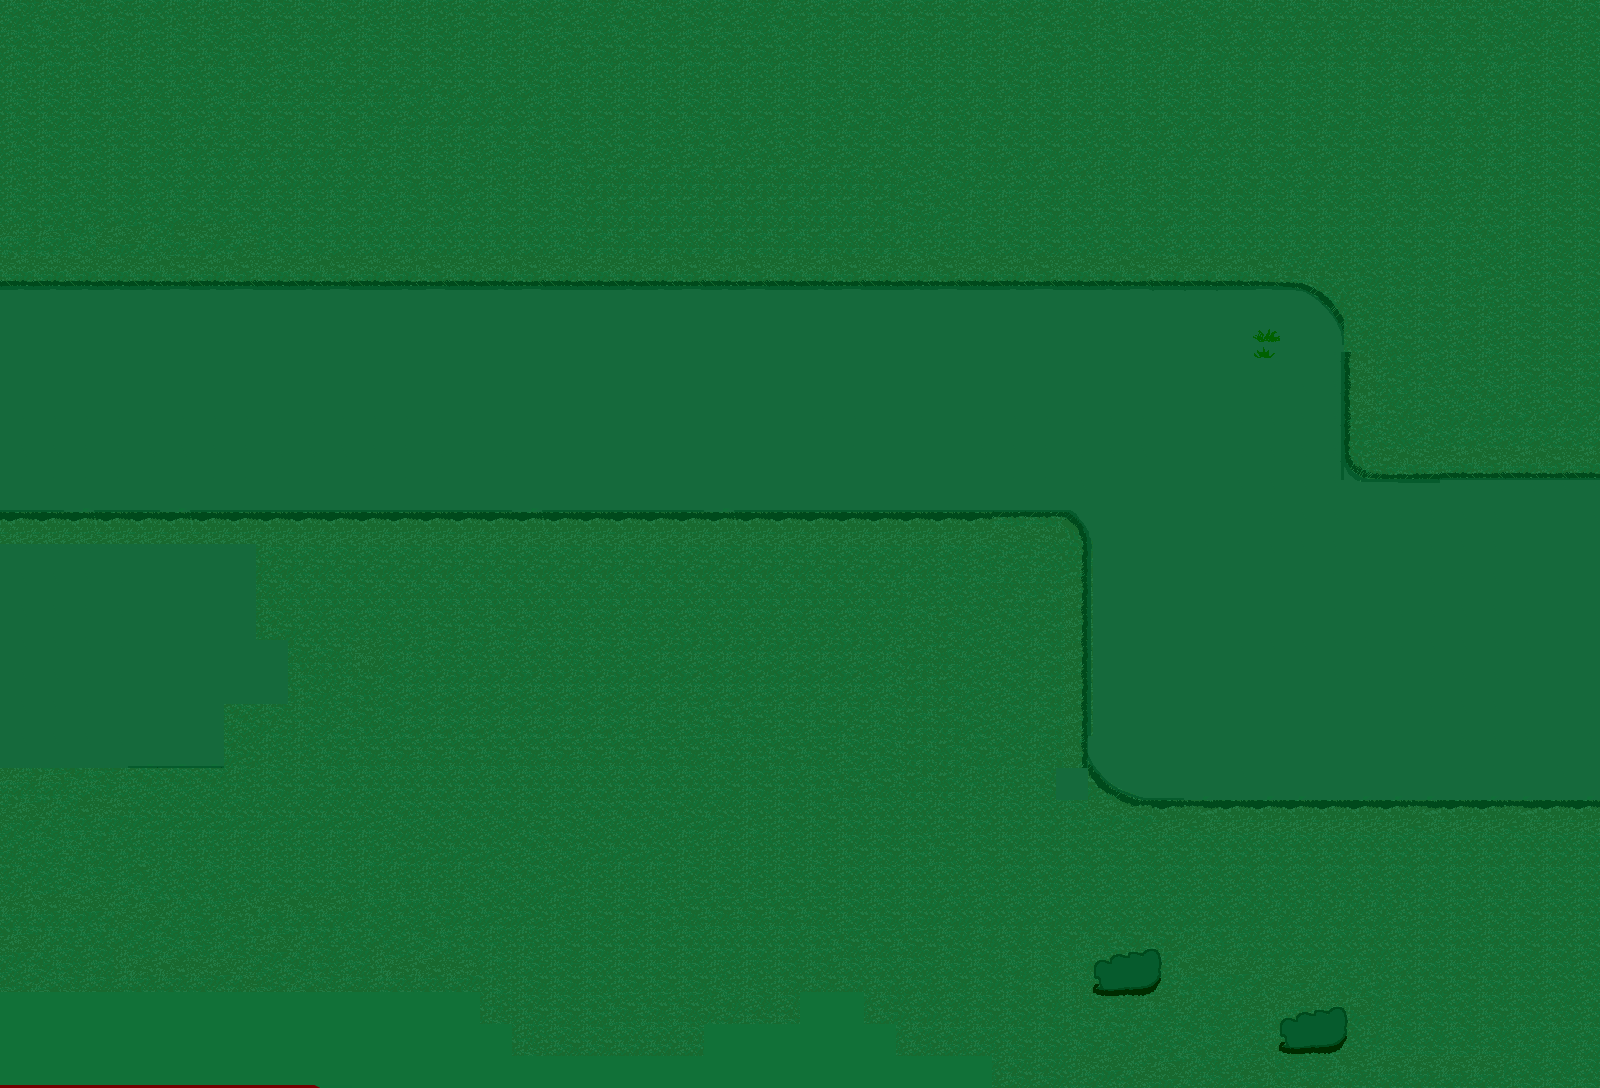

Below is a game level as drawn by its tile map, then a one-line description and the .tmx that defines it (tile-layer data replaced by summaries):
An orthogonal 50x34 tile map with 32x32 px tiles, 3 tile layers (Tile Layer 2, Tile Layer 1, Tile Layer 3), 4 tilesets and 28 objects (19x spobject, 2x trigger, level Info, item, character).

<map version="1.2" tiledversion="1.2.1" orientation="orthogonal" renderorder="right-down" width="50" height="34" tilewidth="32" tileheight="32" infinite="0" nextlayerid="6" nextobjectid="293">
 <tileset firstgid="1" name="playerstart" tilewidth="32" tileheight="32" tilecount="1" columns="1">
  <image source="playerstart.png" width="32" height="32" />
  <tile id="0">
   <properties>
    <property name="orient" value="right" />
    <property name="playerstart" value="" />
   </properties>
  </tile>
 </tileset>
 <tileset firstgid="2" name="grassdungeon1" tilewidth="32" tileheight="32" tilecount="1700" columns="50">
  <image source="grassdungeon1.png" width="1600" height="1088" />
 </tileset>
 <tileset firstgid="1702" name="grassdungeon2" tilewidth="32" tileheight="32" tilecount="1700" columns="50">
  <image source="grassdungeon2.png" width="1600" height="1088" />
 </tileset>
 <tileset firstgid="3402" name="grassdungeon5" tilewidth="32" tileheight="32" tilecount="1700" columns="50">
  <image source="grassdungeon5.png" width="1600" height="1088" />
 </tileset>
 <layer id="1" name="Tile Layer 2" width="50" height="34">
  <data>[1700 cells, 221 non-empty, 160 distinct tile ids]</data>
 </layer>
 <layer id="2" name="Tile Layer 1" width="50" height="34">
  <data>[1700 cells, 1 non-empty, 1 distinct tile ids]</data>
 </layer>
 <layer id="3" name="Tile Layer 3" width="50" height="34">
  <data>[1700 cells, 1700 non-empty, 417 distinct tile ids]</data>
 </layer>
 <objectgroup id="4" name="Object Layer 1">
  <object id="7" name="level Info" x="1536" y="32" width="24" height="24">
   <properties>
    <property name="areaname" value="Deeper into the forest..." />
    <property name="filter" value="dim" />
    <property name="levelinfo" value="1" />
   </properties>
  </object>
  <object id="16" x="64" y="512" width="1024" height="96">
   <properties>
    <property name="block" value="" />
   </properties>
  </object>
  <object id="24" type="spobject" x="192" y="448" width="196" height="298">
   <properties>
    <property name="image" value="foresttreesp.png" />
    <property name="spobject" value="" />
   </properties>
  </object>
  <object id="38" name="Player Start" type="trigger" x="32" y="352" width="32" height="32">
   <properties>
    <property name="orient" value="right" />
    <property name="playerstart" value="" />
    <property name="startarea" value="0" />
   </properties>
  </object>
  <object id="151" x="-192" y="192" width="192" height="384">
   <properties>
    <property name="NewArea" value="" />
    <property name="area" value="grassdungeon13.tmx" />
    <property name="returnarea" value="1" />
   </properties>
  </object>
  <object id="233" name="flyer1" type="item" x="256" y="288" width="60" height="35">
   <properties>
    <property name="description" value="Bababooey." />
    <property name="flyer" value="" />
    <property name="image" value="flyer.png" />
    <property name="itemid" value="firstsword" />
   </properties>
  </object>
  <object id="270" type="spobject" x="0" y="-32" width="196" height="298">
   <properties>
    <property name="image" value="foresttreesp.png" />
    <property name="spobject" value="" />
   </properties>
  </object>
  <object id="271" x="1600" y="448" width="192" height="384">
   <properties>
    <property name="NewArea" value="" />
    <property name="area" value="grassdungeon15.tmx" />
    <property name="returnarea" value="0" />
   </properties>
  </object>
  <object id="272" type="spobject" x="0" y="448" width="196" height="298">
   <properties>
    <property name="image" value="foresttreesp.png" />
    <property name="spobject" value="" />
   </properties>
  </object>
  <object id="273" type="spobject" x="640" y="448" width="196" height="298">
   <properties>
    <property name="image" value="foresttreesp.png" />
    <property name="spobject" value="" />
   </properties>
  </object>
  <object id="274" type="spobject" x="416" y="448" width="196" height="298">
   <properties>
    <property name="image" value="foresttreesp.png" />
    <property name="spobject" value="" />
   </properties>
  </object>
  <object id="275" type="spobject" x="864" y="448" width="196" height="298">
   <properties>
    <property name="image" value="foresttreesp.png" />
    <property name="spobject" value="" />
   </properties>
  </object>
  <object id="276" type="spobject" x="928" y="608" width="196" height="298">
   <properties>
    <property name="image" value="foresttreesp.png" />
    <property name="spobject" value="" />
   </properties>
  </object>
  <object id="277" type="spobject" x="928" y="160" width="211" height="192">
   <properties>
    <property name="image" value="grassdungeonshop.png" />
    <property name="spobject" value="" />
   </properties>
  </object>
  <object id="279" x="192" y="64" width="1024" height="96">
   <properties>
    <property name="block" value="" />
   </properties>
  </object>
  <object id="280" name="Player Start" type="trigger" x="1536" y="640" width="32" height="32">
   <properties>
    <property name="orient" value="right" />
    <property name="playerstart" value="" />
    <property name="startarea" value="1" />
   </properties>
  </object>
  <object id="281" name="Shopkeep?" type="character" x="1015" y="224" width="32" height="64">
   <properties>
    <property name="SPflag1" value="" />
    <property name="image" value="specialcloak.gif" />
    <property name="name" value="qqqq" />
    <property name="orient" value="down" />
    <property name="sprite" value="" />
   </properties>
  </object>
  <object id="282" type="spobject" x="992" y="768" width="196" height="298">
   <properties>
    <property name="image" value="foresttreesp.png" />
    <property name="spobject" value="" />
   </properties>
  </object>
  <object id="283" type="spobject" x="1184" y="768" width="196" height="298">
   <properties>
    <property name="image" value="foresttreesp.png" />
    <property name="spobject" value="" />
   </properties>
  </object>
  <object id="284" type="spobject" x="1376" y="768" width="196" height="298">
   <properties>
    <property name="image" value="foresttreesp.png" />
    <property name="spobject" value="" />
   </properties>
  </object>
  <object id="285" type="spobject" x="192" y="-32" width="196" height="298">
   <properties>
    <property name="image" value="foresttreesp.png" />
    <property name="spobject" value="" />
   </properties>
  </object>
  <object id="286" type="spobject" x="384" y="-32" width="196" height="298">
   <properties>
    <property name="image" value="foresttreesp.png" />
    <property name="spobject" value="" />
   </properties>
  </object>
  <object id="287" type="spobject" x="576" y="-32" width="196" height="298">
   <properties>
    <property name="image" value="foresttreesp.png" />
    <property name="spobject" value="" />
   </properties>
  </object>
  <object id="288" type="spobject" x="768" y="-32" width="196" height="298">
   <properties>
    <property name="image" value="foresttreesp.png" />
    <property name="spobject" value="" />
   </properties>
  </object>
  <object id="289" type="spobject" x="960" y="-32" width="196" height="298">
   <properties>
    <property name="image" value="foresttreesp.png" />
    <property name="spobject" value="" />
   </properties>
  </object>
  <object id="290" type="spobject" x="1152" y="-32" width="196" height="298">
   <properties>
    <property name="image" value="foresttreesp.png" />
    <property name="spobject" value="" />
   </properties>
  </object>
  <object id="291" type="spobject" x="1408" y="192" width="196" height="298">
   <properties>
    <property name="image" value="foresttreesp.png" />
    <property name="spobject" value="" />
   </properties>
  </object>
  <object id="292" type="spobject" x="1280" y="64" width="196" height="298">
   <properties>
    <property name="image" value="foresttreesp.png" />
    <property name="spobject" value="" />
   </properties>
  </object>
 </objectgroup>
</map>
